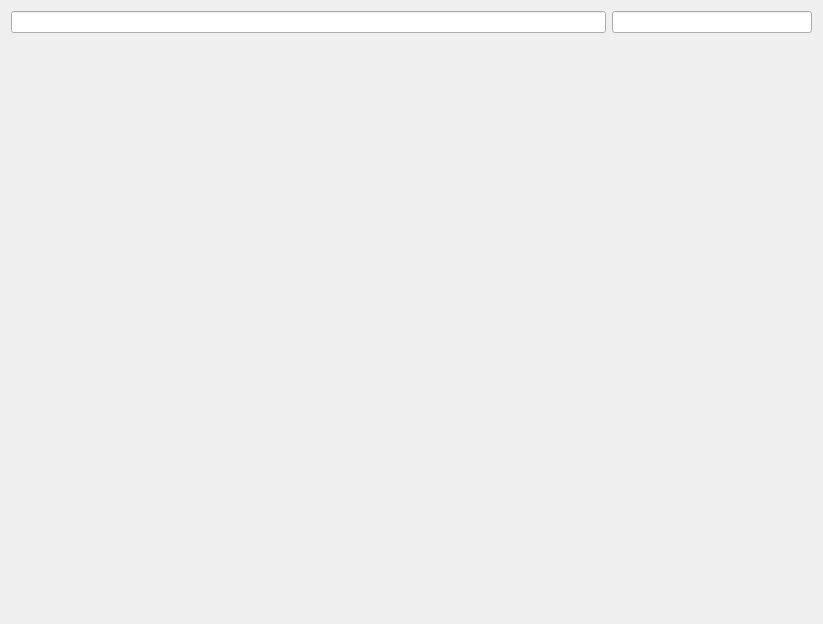
<?xml version="1.0" encoding="UTF-8"?>
<ui version="4.0">
 <class>xFileBrowserLocal</class>
 <widget class="QWidget" name="xFileBrowserLocal">
  <property name="geometry">
   <rect>
    <x>0</x>
    <y>0</y>
    <width>823</width>
    <height>624</height>
   </rect>
  </property>
  <property name="windowTitle">
   <string>Form</string>
  </property>
  <layout class="QVBoxLayout" name="verticalLayout">
   <item>
    <layout class="QHBoxLayout" name="horizontalLayout">
     <item>
      <widget class="QLineEdit" name="plineEditpwd"/>
     </item>
     <item>
      <widget class="QLineEdit" name="plineEditFind">
       <property name="maximumSize">
        <size>
         <width>200</width>
         <height>16777215</height>
        </size>
       </property>
      </widget>
     </item>
    </layout>
   </item>
   <item>
    <layout class="QHBoxLayout" name="horizontalLayout_2">
     <item>
      <widget class="xTreeWidget" name="ptree" native="true">
       <property name="maximumSize">
        <size>
         <width>200</width>
         <height>16777215</height>
        </size>
       </property>
      </widget>
     </item>
     <item>
      <widget class="xTableWidget" name="ptab" native="true"/>
     </item>
    </layout>
   </item>
  </layout>
 </widget>
 <customwidgets>
  <customwidget>
   <class>xTableWidget</class>
   <extends>QWidget</extends>
   <header>xtablewidget.h</header>
   <container>1</container>
  </customwidget>
  <customwidget>
   <class>xTreeWidget</class>
   <extends>QWidget</extends>
   <header>xtreewidget.h</header>
   <container>1</container>
  </customwidget>
 </customwidgets>
 <resources/>
 <connections/>
</ui>
